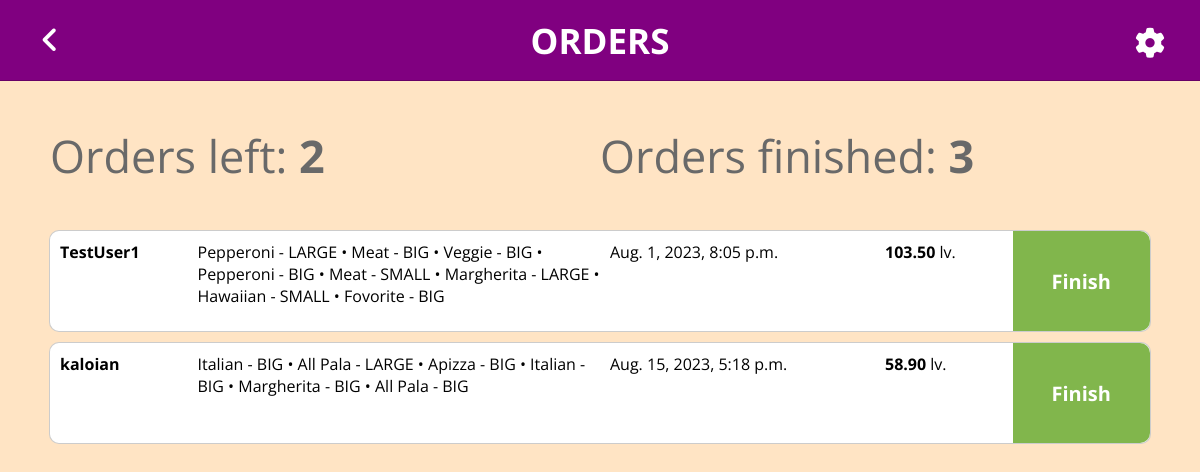
The page /orders/show-all/ (signed in) on the database its author committed.
### PizzaGang/main/models.py (models this page shows, shortened)
class Order(models.Model):
    user = models.ForeignKey(User, on_delete=models.CASCADE)
    is_finished = models.BooleanField(default=False)
    cart_items = models.TextField()
    total_price = models.FloatField(validators=[validate_positive], default=0.00)
    created_at = models.DateTimeField(auto_now_add=True)

### PizzaGang/main/views.py (the view)
# urls.py: path('show-all/', ShowOrdersAllView, name='show_all_orders'),
@login_required(login_url=reverse_lazy('sign_in'))
@allowed_groups(['full_staff', 'order_staff'], redirect_url=reverse_lazy('home'))
def ShowOrdersAllView(request):
    orders = Order.objects.filter(is_finished=False).order_by('created_at')
    orders_finished_count = Order.objects.filter(is_finished=True).count()
    context = {
        'orders': orders,
        'orders_finished_count': orders_finished_count
    }
    return render(request, 'orders/show_all_orders.html', context)

### PizzaGang/main/context_processors.py (called while the page is built)
def get_cart_items_count(request):
    cart_items_count = 0
    if request.user.is_authenticated:
        user = request.user
        cart = Cart.objects.get(user=user)
        pizza_items_count = CartItem.objects.filter(cart=cart).count()
        offer_items_count = 0
        offer_items = OfferItem.objects.filter(cart=cart)
        for offer_item in offer_items:
            offer_items_count += CartItem.objects.filter(offer=offer_item.offer).count()
        cart_items_count = pizza_items_count + offer_items_count
    return {'cart_items_count': cart_items_count, 'current_user': request.user}

### templates/orders/show_all_orders.html (shortened to what this page needs)
{% extends 'admin/admin_base.html' %}
{% load static %}
{% block admin_head %}
    <link rel="stylesheet" href="{% static 'css/show_orders.css' %}">
{% endblock %}
{% block admin_content %}
    <div class="show-orders-stats">
        {% if orders.count == 0 %}
            <p>No orders left!</p>
        {% else %}
            <p>Orders left: <b>{{ orders.count }}</b></p>
        {% endif %}
        <p>Orders finished: <b>{{ orders_finished_count }}</b></p>
    </div>
    {% for order in orders %}
        <div class="order-container-in-progress">
            <div class="order-username-container">
                <a href="{% url 'show_user_public' order.user.pk %}">
                    <b>{{ order.user.username|truncatechars:10 }}</b>
                </a>
            </div>
            <div class="order-items-container">
                <p>{{ order.cart_items|truncatechars:200 }}</p>
            </div>
            <div class="order-time-created-container">
                <p>{{ order.created_at }}</p>
            </div>
            <div class="order-price-container">
                <p><b>{{ order.total_price|floatformat:2 }}</b> lv.</p>
            </div>
            <div class="order-is-finished">
                <form action="{% url 'make_finished_order' order.pk %}" method="post">
                    <button type="submit">Finish</button>
                </form>
            </div>
        </div>
    {% endfor %}
{% endblock %}

### static/css/show_orders.css (style rules this page uses)
p, h1 { margin: 0; cursor: default; }
a { text-decoration: none; cursor: pointer; color: black; }
.show-orders-stats { margin-left: auto; margin-right: auto; width: 1100px; height: 150px; display: grid; grid-template-columns: 1fr 1fr; align-items: center; }
.show-orders-stats p { display: inline-block; font-size: 45px; color: dimgray; }
.order-container-finished, .order-container-in-progress { margin-left: auto; margin-right: auto; margin-bottom: 10px; display: grid; grid-template-columns: 1fr 3fr 2fr 1fr 1fr; width: 1100px; height: 100px; background-color: white; border-radius: 10px; border: 1px solid rgba(0, 0, 0, 0.2); }
.order-container-finished div, .order-container-in-progress div { padding-left: 10px; padding-top: 10px; }
.order-container-in-progress { position: relative; }
.order-container-in-progress a { color: black; }
.order-items-container { position: relative; }
.order-is-finished { position: relative; }
.order-is-finished button { cursor: pointer; position: absolute; top: 0; bottom: 0; left: 0; right: 0; border: 0; border-radius: 0 10px 10px 0; color: white; background-color: rgb(129, 182, 76); font-size: 20px; font-weight: bold; }

### templates/admin/admin_base.html (style rules this page uses)
* { font-family: 'Open Sans', sans-serif; }
body { margin: 0; padding-top: 80px; background-color: bisque; }

### rows shown on the page
Order: user.username "TestUser1", cart_items "Pepperoni - LARGE • Meat - BIG • Veggie - BIG • Pepperoni - BIG • Meat - SMALL • Margherita - LARGE • Hawaiian - SMALL • Fovorite - BIG", created_at "Aug. 1, 2023, 8:05 p.m.", total_price "103.50"
Order: user.username "kaloian", cart_items "Italian - BIG • All Pala - LARGE • Apizza - BIG • Italian - BIG • Margherita - BIG • All Pala - BIG", created_at "Aug. 15, 2023, 5:18 p.m.", total_price "58.90"

### other values the page prints
{{ orders.count }} "2"
{{ orders_finished_count }} "3"
